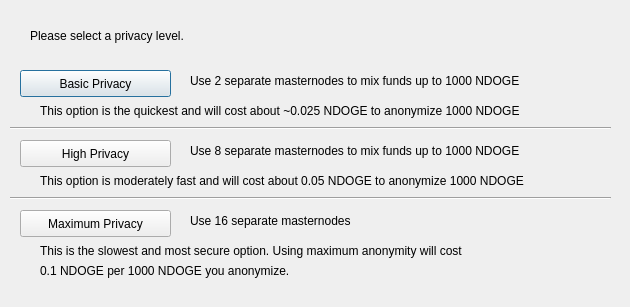
<?xml version="1.0" encoding="UTF-8"?>
<ui version="4.0">
 <class>DarksendConfig</class>
 <widget class="QDialog" name="DarksendConfig">
  <property name="geometry">
   <rect>
    <x>0</x>
    <y>0</y>
    <width>630</width>
    <height>307</height>
   </rect>
  </property>
  <property name="windowTitle">
   <string>Configure Darksend</string>
  </property>
  <widget class="QPushButton" name="buttonBasic">
   <property name="geometry">
    <rect>
     <x>20</x>
     <y>70</y>
     <width>151</width>
     <height>27</height>
    </rect>
   </property>
   <property name="text">
    <string>Basic Privacy</string>
   </property>
  </widget>
  <widget class="QPushButton" name="buttonHigh">
   <property name="geometry">
    <rect>
     <x>20</x>
     <y>140</y>
     <width>151</width>
     <height>27</height>
    </rect>
   </property>
   <property name="text">
    <string>High Privacy</string>
   </property>
  </widget>
  <widget class="QPushButton" name="buttonMax">
   <property name="geometry">
    <rect>
     <x>20</x>
     <y>210</y>
     <width>151</width>
     <height>27</height>
    </rect>
   </property>
   <property name="text">
    <string>Maximum Privacy</string>
   </property>
  </widget>
  <widget class="QLabel" name="label">
   <property name="geometry">
    <rect>
     <x>30</x>
     <y>20</y>
     <width>571</width>
     <height>31</height>
    </rect>
   </property>
   <property name="text">
    <string>Please select a privacy level.</string>
   </property>
  </widget>
  <widget class="QLabel" name="label_2">
   <property name="geometry">
    <rect>
     <x>190</x>
     <y>70</y>
     <width>421</width>
     <height>21</height>
    </rect>
   </property>
   <property name="text">
    <string>Use 2 separate masternodes to mix funds up to 1000 NDOGE</string>
   </property>
  </widget>
  <widget class="QLabel" name="label_3">
   <property name="geometry">
    <rect>
     <x>190</x>
     <y>140</y>
     <width>411</width>
     <height>21</height>
    </rect>
   </property>
   <property name="text">
    <string>Use 8 separate masternodes to mix funds up to 1000 NDOGE</string>
   </property>
  </widget>
  <widget class="QLabel" name="label_4">
   <property name="geometry">
    <rect>
     <x>190</x>
     <y>210</y>
     <width>421</width>
     <height>21</height>
    </rect>
   </property>
   <property name="text">
    <string>Use 16 separate masternodes</string>
   </property>
  </widget>
  <widget class="QLabel" name="label_6">
   <property name="geometry">
    <rect>
     <x>40</x>
     <y>100</y>
     <width>561</width>
     <height>21</height>
    </rect>
   </property>
   <property name="text">
    <string>This option is the quickest and will cost about ~0.025 NDOGE to anonymize 1000 NDOGE</string>
   </property>
  </widget>
  <widget class="QLabel" name="label_7">
   <property name="geometry">
    <rect>
     <x>40</x>
     <y>170</y>
     <width>561</width>
     <height>21</height>
    </rect>
   </property>
   <property name="text">
    <string>This option is moderately fast and will cost about 0.05 NDOGE to anonymize 1000 NDOGE</string>
   </property>
  </widget>
  <widget class="QLabel" name="label_8">
   <property name="geometry">
    <rect>
     <x>40</x>
     <y>240</y>
     <width>561</width>
     <height>21</height>
    </rect>
   </property>
   <property name="text">
    <string>This is the slowest and most secure option. Using maximum anonymity will cost</string>
   </property>
  </widget>
  <widget class="QLabel" name="label_9">
   <property name="geometry">
    <rect>
     <x>40</x>
     <y>260</y>
     <width>561</width>
     <height>21</height>
    </rect>
   </property>
   <property name="text">
    <string>0.1 NDOGE per 1000 NDOGE you anonymize.</string>
   </property>
  </widget>
  <widget class="Line" name="line">
   <property name="geometry">
    <rect>
     <x>10</x>
     <y>120</y>
     <width>601</width>
     <height>16</height>
    </rect>
   </property>
   <property name="orientation">
    <enum>Qt::Horizontal</enum>
   </property>
  </widget>
  <widget class="Line" name="line_2">
   <property name="geometry">
    <rect>
     <x>10</x>
     <y>190</y>
     <width>601</width>
     <height>16</height>
    </rect>
   </property>
   <property name="orientation">
    <enum>Qt::Horizontal</enum>
   </property>
  </widget>
 </widget>
 <resources/>
 <connections/>
</ui>
